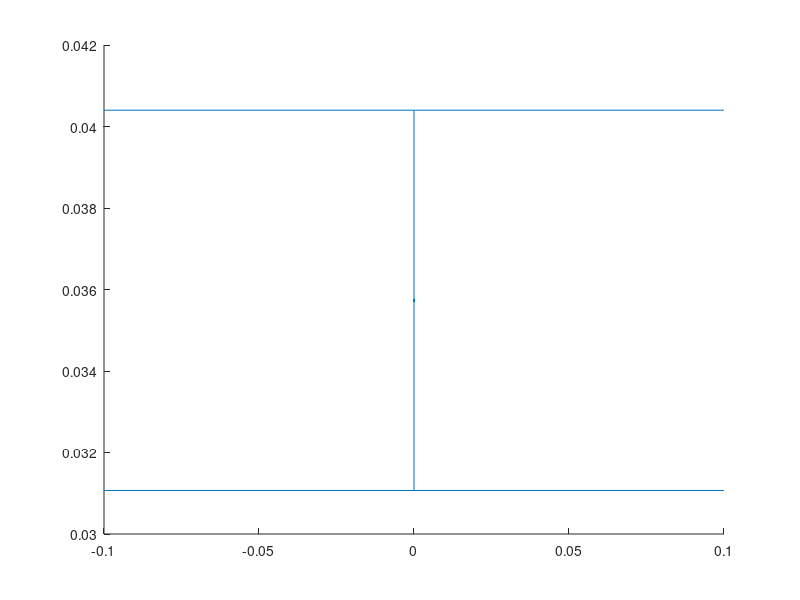

Recreate this plot in MATLAB. (Note: this script raises an error after producing the figure.)

f = figure;


errorbar(0,0.035734, 0.004666, 0.004666, '.', 'MarkerSize', 20);
hold on;
errorbar(10,0.018284 ,0.003568,0.003568, '.', 'MarkerSize', 20);
hold on;
errorbar(20,0.009849, 0.000646, 0.000646, '.', 'MarkerSize', 20);
hold on;
errorbar(40,0,0,0, '.', 'MarkerSize', 20);
hold on;
errorbar(15,0.001439 ,0.000080,0.000080, '.', 'MarkerSize', 20);
hold on;
errorbar(30,0,0,0, '.', 'MarkerSize', 20);
hold on;

f.Position = [100 100 400 350];
legend('Static surface', '10 GHz, 10 \AA','20 GHz, 10 \AA','20 GHz, 20 \AA','30 GHz, 5 \AA','30 GHz, 10 \AA','interpreter','latex');
xlabel('$I$ (m/s)','interpreter','latex');
ylabel('$J$ (ns$^{-1}$)','interpreter','latex');
xlim([0 40])
box on;

ax = gca;
ax.TickLabelInterpreter = 'latex';
ax.FontSize = 20;
ax.LineWidth = 1.5;
hold off;
